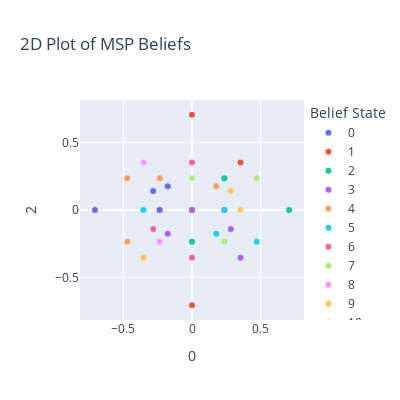

Write notebook code for a chart like this one.
### Code cell
beliefs_3d = vis_pca.transform(list(msp_belief_index.keys()))
colors = px.colors.qualitative.Light24 + px.colors.qualitative.Dark24 + px.colors.qualitative.Plotly

# make a 2d plot using the 0th and 1st dim of beliefs_3d
fig = px.scatter(beliefs_3d, x=0, y=2, 
                 color=[str(i) for i in list(msp_belief_index.values())],
                 title='2D Plot of MSP Beliefs',
                 labels={'x': 'PCA Dimension 1', 'y': 'PCA Dimension 2', 'color': 'Belief State'},
                 color_continuous_scale=colors,
                 size_max=1000)  # Increase the size of the dots

# Make the figure square
fig.update_layout(width=400, height=400)

fig.show()

### Figure 1 — Plotly figure (JSON) as saved in the notebook; plotly's stock layout.template omitted (floating-point values rounded to 4 significant figures)
{"data": [{"hovertemplate": "Belief State=0<br>0=%{x}<br>2=%{y}<extra></extra>", "legendgroup": "0", "marker": {"color": "#636efa", "symbol": "circle"}, "mode": "markers", "name": "0", "orientation": "v", "showlegend": true, "type": "scatter", "x": [-0.1768], "xaxis": "x", "y": [0.1768], "yaxis": "y"}, {"hovertemplate": "Belief State=1<br>0=%{x}<br>2=%{y}<extra></extra>", "legendgroup": "1", "marker": {"color": "#EF553B", "symbol": "circle"}, "mode": "markers", "name": "1", "orientation": "v", "showlegend": true, "type": "scatter", "x": [0.2357], "xaxis": "x", "y": [3.491e-16], "yaxis": "y"}, {"hovertemplate": "Belief State=2<br>0=%{x}<br>2=%{y}<extra></extra>", "legendgroup": "2", "marker": {"color": "#00cc96", "symbol": "circle"}, "mode": "markers", "name": "2", "orientation": "v", "showlegend": true, "type": "scatter", "x": [0.7071], "xaxis": "x", "y": [1.213e-16], "yaxis": "y"}, {"hovertemplate": "Belief State=3<br>0=%{x}<br>2=%{y}<extra></extra>", "legendgroup": "3", "marker": {"color": "#ab63fa", "symbol": "circle"}, "mode": "markers", "name": "3", "orientation": "v", "showlegend": true, "type": "scatter", "x": [0.3536], "xaxis": "x", "y": [-0.3536], "yaxis": "y"}, {"hovertemplate": "Belief State=4<br>0=%{x}<br>2=%{y}<extra></extra>", "legendgroup": "4", "marker": {"color": "#FFA15A", "symbol": "circle"}, "mode": "markers", "name": "4", "orientation": "v", "showlegend": true, "type": "scatter", "x": [-0.4714], "xaxis": "x", "y": [0.2357], "yaxis": "y"}, {"hovertemplate": "Belief State=5<br>0=%{x}<br>2=%{y}<extra></extra>", "legendgroup": "5", "marker": {"color": "#19d3f3", "symbol": "circle"}, "mode": "markers", "name": "5", "orientation": "v", "showlegend": true, "type": "scatter", "x": [0.4714], "xaxis": "x", "y": [-0.2357], "yaxis": "y"}, {"hovertemplate": "Belief State=6<br>0=%{x}<br>2=%{y}<extra></extra>", "legendgroup": "6", "marker": {"color": "#FF6692", "symbol": "circle"}, "mode": "markers", "name": "6", "orientation": "v", "showlegend": true, "type": "scatter", "x": [1.995e-16], "xaxis": "x", "y": [-0.3536], "yaxis": "y"}, {"hovertemplate": "Belief State=7<br>0=%{x}<br>2=%{y}<extra></extra>", "legendgroup": "7", "marker": {"color": "#B6E880", "symbol": "circle"}, "mode": "markers", "name": "7", "orientation": "v", "showlegend": true, "type": "scatter", "x": [0.4714], "xaxis": "x", "y": [0.2357], "yaxis": "y"}, {"hovertemplate": "Belief State=8<br>0=%{x}<br>2=%{y}<extra></extra>", "legendgroup": "8", "marker": {"color": "#FF97FF", "symbol": "circle"}, "mode": "markers", "name": "8", "orientation": "v", "showlegend": true, "type": "scatter", "x": [-0.3536], "xaxis": "x", "y": [0.3536], "yaxis": "y"}, {"hovertemplate": "Belief State=9<br>0=%{x}<br>2=%{y}<extra></extra>", "legendgroup": "9", "marker": {"color": "#FECB52", "symbol": "circle"}, "mode": "markers", "name": "9", "orientation": "v", "showlegend": true, "type": "scatter", "x": [0.3536], "xaxis": "x", "y": [3.806e-17], "yaxis": "y"}, {"hovertemplate": "Belief State=10<br>0=%{x}<br>2=%{y}<extra></extra>", "legendgroup": "10", "marker": {"color": "#636efa", "symbol": "circle"}, "mode": "markers", "name": "10", "orientation": "v", "showlegend": true, "type": "scatter", "x": [-0.7071], "xaxis": "x", "y": [-1.669e-15], "yaxis": "y"}, {"hovertemplate": "Belief State=11<br>0=%{x}<br>2=%{y}<extra></extra>", "legendgroup": "11", "marker": {"color": "#EF553B", "symbol": "circle"}, "mode": "markers", "name": "11", "orientation": "v", "showlegend": true, "type": "scatter", "x": [0.3536], "xaxis": "x", "y": [0.3536], "yaxis": "y"}, {"hovertemplate": "Belief State=12<br>0=%{x}<br>2=%{y}<extra></extra>", "legendgroup": "12", "marker": {"color": "#00cc96", "symbol": "circle"}, "mode": "markers", "name": "12", "orientation": "v", "showlegend": true, "type": "scatter", "x": [1.37e-16], "xaxis": "x", "y": [-0.2357], "yaxis": "y"}, {"hovertemplate": "Belief State=13<br>0=%{x}<br>2=%{y}<extra></extra>", "legendgroup": "13", "marker": {"color": "#ab63fa", "symbol": "circle"}, "mode": "markers", "name": "13", "orientation": "v", "showlegend": true, "type": "scatter", "x": [-0.1768], "xaxis": "x", "y": [-0.1768], "yaxis": "y"}, {"hovertemplate": "Belief State=14<br>0=%{x}<br>2=%{y}<extra></extra>", "legendgroup": "14", "marker": {"color": "#FFA15A", "symbol": "circle"}, "mode": "markers", "name": "14", "orientation": "v", "showlegend": true, "type": "scatter", "x": [0.1768], "xaxis": "x", "y": [0.1768], "yaxis": "y"}, {"hovertemplate": "Belief State=15<br>0=%{x}<br>2=%{y}<extra></extra>", "legendgroup": "15", "marker": {"color": "#19d3f3", "symbol": "circle"}, "mode": "markers", "name": "15", "orientation": "v", "showlegend": true, "type": "scatter", "x": [-0.3536], "xaxis": "x", "y": [-8.501e-16], "yaxis": "y"}, {"hovertemplate": "Belief State=16<br>0=%{x}<br>2=%{y}<extra></extra>", "legendgroup": "16", "marker": {"color": "#FF6692", "symbol": "circle"}, "mode": "markers", "name": "16", "orientation": "v", "showlegend": true, "type": "scatter", "x": [-8.135e-16], "xaxis": "x", "y": [0.3536], "yaxis": "y"}, {"hovertemplate": "Belief State=17<br>0=%{x}<br>2=%{y}<extra></extra>", "legendgroup": "17", "marker": {"color": "#B6E880", "symbol": "circle"}, "mode": "markers", "name": "17", "orientation": "v", "showlegend": true, "type": "scatter", "x": [-5.384e-16], "xaxis": "x", "y": [0.2357], "yaxis": "y"}, {"hovertemplate": "Belief State=18<br>0=%{x}<br>2=%{y}<extra></extra>", "legendgroup": "18", "marker": {"color": "#FF97FF", "symbol": "circle"}, "mode": "markers", "name": "18", "orientation": "v", "showlegend": true, "type": "scatter", "x": [-0.2357], "xaxis": "x", "y": [-0.2357], "yaxis": "y"}, {"hovertemplate": "Belief State=19<br>0=%{x}<br>2=%{y}<extra></extra>", "legendgroup": "19", "marker": {"color": "#FECB52", "symbol": "circle"}, "mode": "markers", "name": "19", "orientation": "v", "showlegend": true, "type": "scatter", "x": [0.2828], "xaxis": "x", "y": [0.1414], "yaxis": "y"}, {"hovertemplate": "Belief State=20<br>0=%{x}<br>2=%{y}<extra></extra>", "legendgroup": "20", "marker": {"color": "#636efa", "symbol": "circle"}, "mode": "markers", "name": "20", "orientation": "v", "showlegend": true, "type": "scatter", "x": [-0.2828], "xaxis": "x", "y": [0.1414], "yaxis": "y"}, {"hovertemplate": "Belief State=21<br>0=%{x}<br>2=%{y}<extra></extra>", "legendgroup": "21", "marker": {"color": "#EF553B", "symbol": "circle"}, "mode": "markers", "name": "21", "orientation": "v", "showlegend": true, "type": "scatter", "x": [3.871e-16], "xaxis": "x", "y": [-0.7071], "yaxis": "y"}, {"hovertemplate": "Belief State=22<br>0=%{x}<br>2=%{y}<extra></extra>", "legendgroup": "22", "marker": {"color": "#00cc96", "symbol": "circle"}, "mode": "markers", "name": "22", "orientation": "v", "showlegend": true, "type": "scatter", "x": [1.199e-17], "xaxis": "x", "y": [-3.133e-17], "yaxis": "y"}, {"hovertemplate": "Belief State=23<br>0=%{x}<br>2=%{y}<extra></extra>", "legendgroup": "23", "marker": {"color": "#ab63fa", "symbol": "circle"}, "mode": "markers", "name": "23", "orientation": "v", "showlegend": true, "type": "scatter", "x": [0.2828], "xaxis": "x", "y": [-0.1414], "yaxis": "y"}, {"hovertemplate": "Belief State=24<br>0=%{x}<br>2=%{y}<extra></extra>", "legendgroup": "24", "marker": {"color": "#FFA15A", "symbol": "circle"}, "mode": "markers", "name": "24", "orientation": "v", "showlegend": true, "type": "scatter", "x": [-0.2357], "xaxis": "x", "y": [0.2357], "yaxis": "y"}, {"hovertemplate": "Belief State=25<br>0=%{x}<br>2=%{y}<extra></extra>", "legendgroup": "25", "marker": {"color": "#19d3f3", "symbol": "circle"}, "mode": "markers", "name": "25", "orientation": "v", "showlegend": true, "type": "scatter", "x": [0.1768], "xaxis": "x", "y": [-0.1768], "yaxis": "y"}, {"hovertemplate": "Belief State=26<br>0=%{x}<br>2=%{y}<extra></extra>", "legendgroup": "26", "marker": {"color": "#FF6692", "symbol": "circle"}, "mode": "markers", "name": "26", "orientation": "v", "showlegend": true, "type": "scatter", "x": [-0.2828], "xaxis": "x", "y": [-0.1414], "yaxis": "y"}, {"hovertemplate": "Belief State=27<br>0=%{x}<br>2=%{y}<extra></extra>", "legendgroup": "27", "marker": {"color": "#B6E880", "symbol": "circle"}, "mode": "markers", "name": "27", "orientation": "v", "showlegend": true, "type": "scatter", "x": [0.2357], "xaxis": "x", "y": [-0.2357], "yaxis": "y"}, {"hovertemplate": "Belief State=28<br>0=%{x}<br>2=%{y}<extra></extra>", "legendgroup": "28", "marker": {"color": "#FF97FF", "symbol": "circle"}, "mode": "markers", "name": "28", "orientation": "v", "showlegend": true, "type": "scatter", "x": [-0.2357], "xaxis": "x", "y": [-5.864e-16], "yaxis": "y"}, {"hovertemplate": "Belief State=29<br>0=%{x}<br>2=%{y}<extra></extra>", "legendgroup": "29", "marker": {"color": "#FECB52", "symbol": "circle"}, "mode": "markers", "name": "29", "orientation": "v", "showlegend": true, "type": "scatter", "x": [-0.3536], "xaxis": "x", "y": [-0.3536], "yaxis": "y"}, {"hovertemplate": "Belief State=30<br>0=%{x}<br>2=%{y}<extra></extra>", "legendgroup": "30", "marker": {"color": "#636efa", "symbol": "circle"}, "mode": "markers", "name": "30", "orientation": "v", "showlegend": true, "type": "scatter", "x": [-0.2357], "xaxis": "x", "y": [-2.494e-16], "yaxis": "y"}, {"hovertemplate": "Belief State=31<br>0=%{x}<br>2=%{y}<extra></extra>", "legendgroup": "31", "marker": {"color": "#EF553B", "symbol": "circle"}, "mode": "markers", "name": "31", "orientation": "v", "showlegend": true, "type": "scatter", "x": [-1.639e-15], "xaxis": "x", "y": [0.7071], "yaxis": "y"}, {"hovertemplate": "Belief State=32<br>0=%{x}<br>2=%{y}<extra></extra>", "legendgroup": "32", "marker": {"color": "#00cc96", "symbol": "circle"}, "mode": "markers", "name": "32", "orientation": "v", "showlegend": true, "type": "scatter", "x": [0.2357], "xaxis": "x", "y": [0.2357], "yaxis": "y"}, {"hovertemplate": "Belief State=33<br>0=%{x}<br>2=%{y}<extra></extra>", "legendgroup": "33", "marker": {"color": "#ab63fa", "symbol": "circle"}, "mode": "markers", "name": "33", "orientation": "v", "showlegend": true, "type": "scatter", "x": [-5.098e-17], "xaxis": "x", "y": [5.072e-17], "yaxis": "y"}, {"hovertemplate": "Belief State=34<br>0=%{x}<br>2=%{y}<extra></extra>", "legendgroup": "34", "marker": {"color": "#FFA15A", "symbol": "circle"}, "mode": "markers", "name": "34", "orientation": "v", "showlegend": true, "type": "scatter", "x": [-0.4714], "xaxis": "x", "y": [-0.2357], "yaxis": "y"}, {"hovertemplate": "Belief State=35<br>0=%{x}<br>2=%{y}<extra></extra>", "legendgroup": "35", "marker": {"color": "#19d3f3", "symbol": "circle"}, "mode": "markers", "name": "35", "orientation": "v", "showlegend": true, "type": "scatter", "x": [0.2357], "xaxis": "x", "y": [1.031e-17], "yaxis": "y"}], "layout": {"height": 400, "legend": {"title": {"text": "Belief State"}, "tracegroupgap": 0}, "title": {"text": "2D Plot of MSP Beliefs"}, "width": 400, "xaxis": {"anchor": "y", "domain": [0, 1], "title": {"text": "0"}}, "yaxis": {"anchor": "x", "domain": [0, 1], "title": {"text": "2"}}}}
